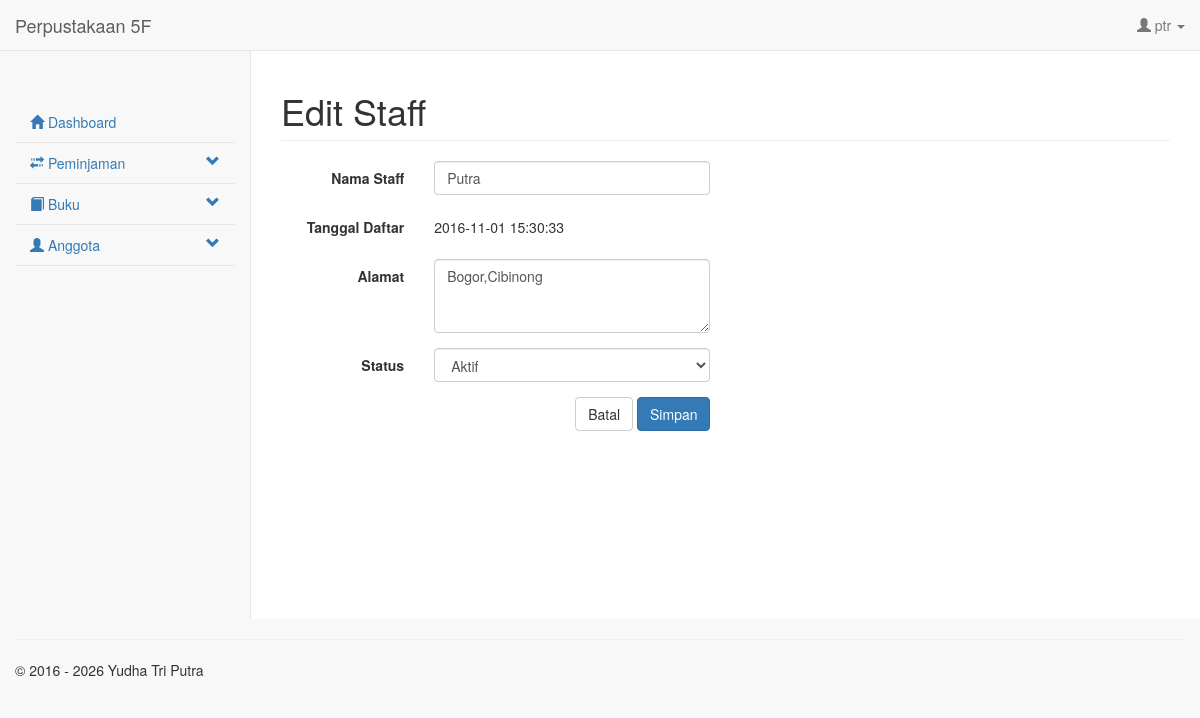
/form/input_staff.php (signed in), run on the app's committed database.
### tables this page shows
CREATE TABLE IF NOT EXISTS `t_account` (
  `id_t_account` int(11) NOT NULL AUTO_INCREMENT,
  `id_p_role` int(11) NOT NULL,
  `username` varchar(30) NOT NULL,
  `password` varchar(255) NOT NULL COMMENT 'password_hash; akun lama MD5 dimigrasikan saat login',
  `create_date` datetime NOT NULL,
  `create_by` varchar(30) NOT NULL COMMENT 'Username',
  `update_date` datetime DEFAULT NULL,
  `update_by` varchar(30) DEFAULT NULL COMMENT 'Username',
  PRIMARY KEY (`id_t_account`),
  UNIQUE KEY `uk_account_username` (`username`),
  KEY `idx_account_role` (`id_p_role`)
);

CREATE TABLE IF NOT EXISTS `t_staff` (
  `id_t_staff` int(11) NOT NULL AUTO_INCREMENT,
  `id_t_account` int(11) NOT NULL,
  `nama` varchar(100) NOT NULL,
  `alamat` text NULL,
  `status` varchar(20) NOT NULL COMMENT 'aktif/tidak aktif',
  `create_date` datetime NOT NULL,
  `create_by` varchar(30) NOT NULL COMMENT 'Username',
  `update_date` datetime DEFAULT NULL,
  `update_by` varchar(30) DEFAULT NULL COMMENT 'Username',
  PRIMARY KEY (`id_t_staff`),
  UNIQUE KEY `uk_staff_account` (`id_t_account`),
  KEY `idx_staff_status` (`status`)
);

### setting/koneksi.php (called while the page is built, shortened)
<?php
function e($value): string
{
    return htmlspecialchars((string) ($value ?? ''), ENT_QUOTES, 'UTF-8');
}
function current_account(mysqli $db): ?array
{
    $username = (string) $_SESSION['login_user'];
    $stmt = mysqli_prepare($db, 'SELECT id_t_account, id_p_role, username FROM t_account WHERE username = ? LIMIT 1');
    mysqli_stmt_bind_param($stmt, 's', $username);
    mysqli_stmt_execute($stmt);
    $result = mysqli_stmt_get_result($stmt);
    $account = mysqli_fetch_assoc($result) ?: null;
    return $account;
}
function require_login(mysqli $db, string $redirect = '../index.php'): array
{
    $account = current_account($db);
    return $account;
}
function require_roles(mysqli $db, array $roles, string $redirect = 'dashboard.php'): array
{
    $account = require_login($db);
    return $account;
}

### setting/session.php (called while the page is built, shortened)
<?php
require_once __DIR__ . '/koneksi.php';
$current_account = require_login($db, '../index.php');

### form/input_staff.php (the view, shortened to what this page needs)
<?php
require_once __DIR__ . '/../setting/session.php';
$account = require_roles($db, [1, 2], 'dashboard.php');
$isAdmin = (int) $account['id_p_role'] === 1;
$staffId = request_int($_GET, 'id');
$tampil_data = ['nama' => '', 'alamat' => '', 'status' => 'Aktif'];
if (!$isAdmin) {
    $accountId = (int) $account['id_t_account'];
    $stmt = mysqli_prepare($db, 'SELECT * FROM t_staff WHERE id_t_account = ? LIMIT 1');
    mysqli_stmt_bind_param($stmt, 'i', $accountId);
    mysqli_stmt_execute($stmt);
    $staff = mysqli_fetch_assoc(mysqli_stmt_get_result($stmt));
    $staffId = (int) $staff['id_t_staff'];
    $tampil_data = array_merge($tampil_data, $staff);
}
$isCreate = $isAdmin && $staffId <= 0;
$judul = $isCreate ? 'Input Staff' : 'Edit Staff';
include __DIR__ . '/header.php';
?>
<div id="page-wrapper">
    <div class="row"><div class="col-lg-12"><h1 class="page-header"><?php echo e($judul); ?></h1></div></div>
    <div class="row">
        <div class="col-lg-6">
            <form class="form-horizontal" method="post">
                <div class="form-group">
                    <label class="control-label col-sm-4">Nama Staff</label>
                    <div class="col-sm-8"><input type="text" maxlength="25" class="form-control" name="nama" value="<?php echo e($tampil_data['nama']); ?>" required></div>
                </div>
                <div class="form-group">
                    <label class="control-label col-sm-4">Tanggal Daftar</label>
                    <div class="col-sm-8"><p class="form-control-static"><?php echo e($tampil_data['create_date'] ?? date('Y-m-d')); ?></p></div>
                </div>
                <div class="form-group">
                    <label class="control-label col-sm-4">Alamat</label>
                    <div class="col-sm-8"><textarea name="alamat" maxlength="255" class="form-control" rows="3" required><?php echo e($tampil_data['alamat']); ?></textarea></div>
                </div>
                <div class="form-group">
                    <label class="control-label col-sm-4">Status</label>
                    <div class="col-sm-8">
                        <select name="statusnya" class="form-control">
                            <option value="Aktif" <?php echo $tampil_data['status'] === 'Aktif' ? 'selected' : ''; ?>>Aktif</option>
                        </select>
                    </div>
                </div>
                <div class="form-group text-right">
                    <div class="col-sm-offset-4 col-sm-8">
                        <a href="<?php echo $isAdmin ? 'data_staff.php' : 'dashboard.php'; ?>" class="btn btn-default">Batal</a>
                        <button type="submit" class="btn btn-primary">Simpan</button>
                    </div>
                </div>
            </form>
        </div>
    </div>
</div>
<?php include __DIR__ . '/footer.php'; ?>

### form/header.php (shortened to what this page needs)
<?php
require_once __DIR__ . '/../setting/session.php';
$usersession = (string) $current_account['username'];
$roleId = (int) $current_account['id_p_role'];
?>
<!DOCTYPE html>
<html lang="id">
<head>
    <link rel="stylesheet" href="../template/alert.css">
    <link rel="stylesheet" href="../template/css/bootstrap.min.css">
    <link rel="stylesheet" href="../template/css/sb-admin-2.css">
    <link rel="stylesheet" href="../template/js/jquery-ui-1.13.2/jquery-ui.min.css">
</head>
<body>
<nav class="navbar navbar-default navbar-static-top" role="navigation" style="margin-bottom:0">
    <div class="container-fluid">
        <div class="navbar-header">
            <a class="navbar-brand" href="dashboard.php">Perpustakaan 5F</a>
        </div>
        <div id="navbar" class="navbar-collapse collapse">
            <ul class="nav navbar-nav navbar-right">
                <li class="dropdown">
                    <a class="dropdown-toggle" data-toggle="dropdown" href="#"><span class="glyphicon glyphicon-user"></span> <?php echo e($usersession); ?> <span class="caret"></span></a>
                </li>
            </ul>
        </div>
    </div>
</nav>
<div class="container-fluid">
    <div class="row">
        <div class="col-sm-3 col-md-2 sidebar">
            <ul class="nav nav-sidebar">
                <li><a href="dashboard.php"><span class="glyphicon glyphicon-home"></span> Dashboard</a></li>
                <?php if (in_array($roleId, [1, 2], true)): ?>
                    <li class="parent">
                        <a href="#sub-peminjaman" data-toggle="collapse"><span class="glyphicon glyphicon-transfer"></span> Peminjaman <span class="glyphicon glyphicon-chevron-down pull-right"></span></a>
                    </li>
                <?php endif; ?>
                <li class="parent">
                    <a href="#sub-buku" data-toggle="collapse"><span class="glyphicon glyphicon-book"></span> Buku <span class="glyphicon glyphicon-chevron-down pull-right"></span></a>
                </li>
                <?php if (in_array($roleId, [1, 2], true)): ?>
                    <li class="parent">
                        <a href="#sub-anggota" data-toggle="collapse"><span class="glyphicon glyphicon-user"></span> Anggota <span class="glyphicon glyphicon-chevron-down pull-right"></span></a>
                    </li>
                <?php endif; ?>
            </ul>
        </div>

### template/css/sb-admin-2.css (style rules this page uses)
body { background-color: #f8f8f8; }
#page-wrapper { padding: 0 15px; min-height: 568px; background-color: white; }
@media (min-width: 768px) { #page-wrapper { position: inherit; margin: 0 0 0 250px; padding: 0 30px; border-left: 1px solid #e7e7e7; } }
.sidebar ul li { border-bottom: 1px solid #e7e7e7; }
@media (min-width: 768px) { .sidebar { z-index: 1; position: absolute; width: 250px; margin-top: 51px; } }

### data on the page
t_account: username "ptr", id_p_role "Edit Staff"
t_staff: nama "Putra", create_date "2016-11-01 15:30:33", alamat "Bogor,Cibinong", statusnya "Aktif"
